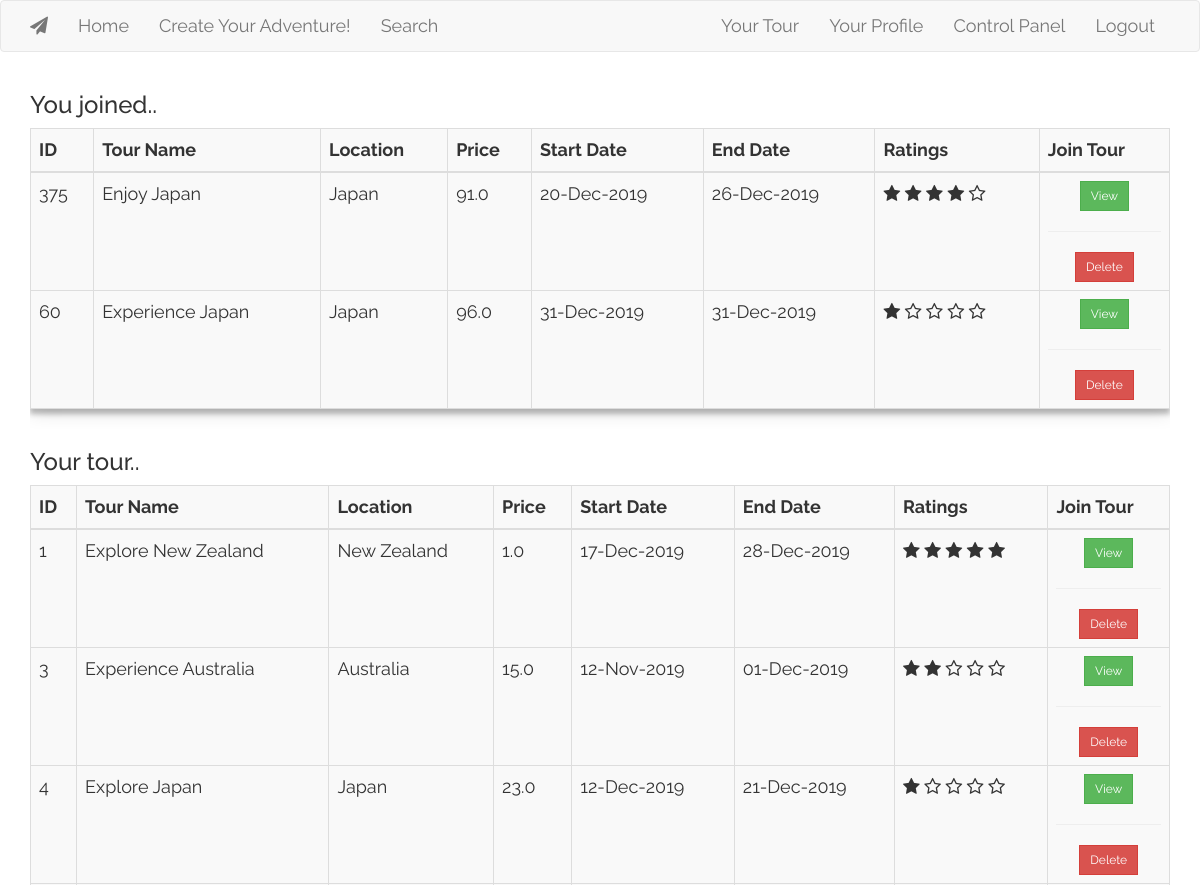
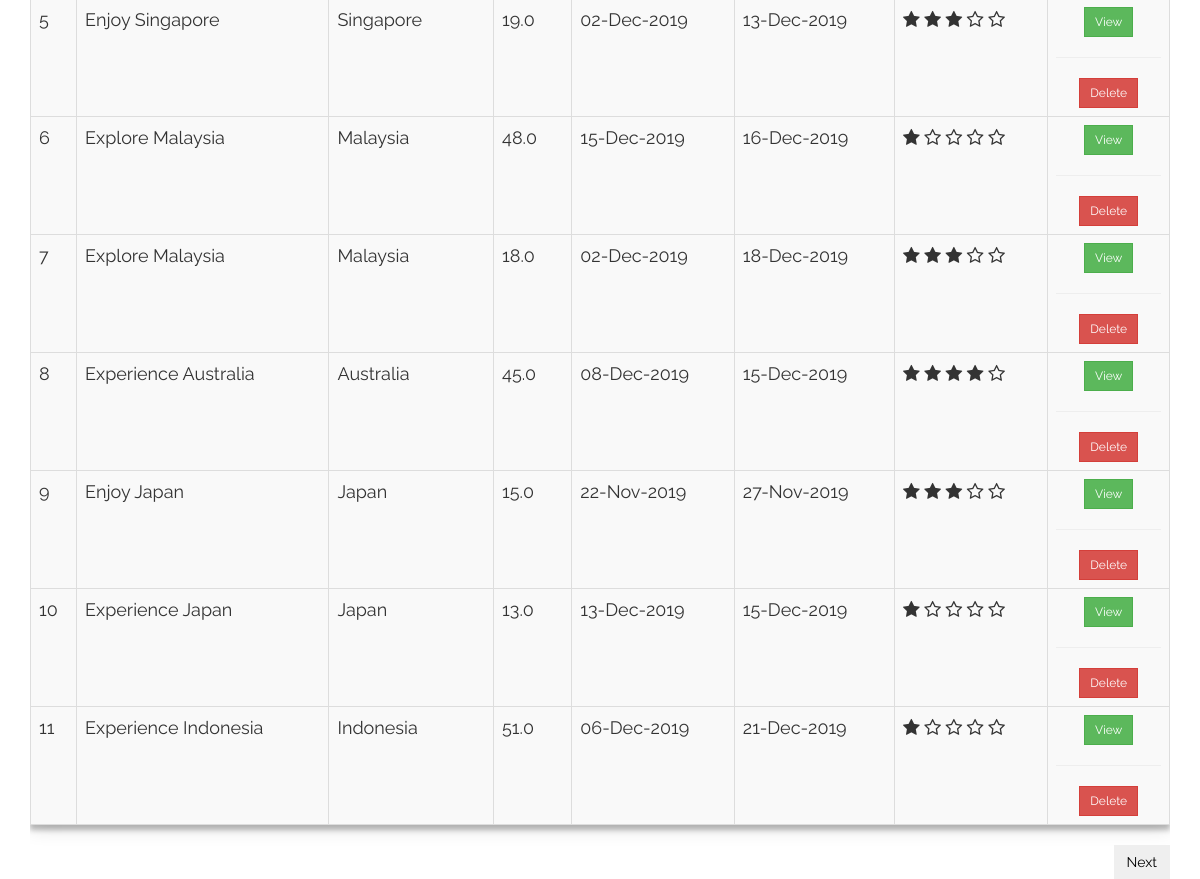
The page /joinedtours (signed in) on the database its author committed (2 pictures, top to bottom).
### app/models.py (models this page shows, shortened)
class Tour(database.Model):
    id = database.Column(database.Integer, primary_key=True)
    tour_name = database.Column(database.String(50))
    tour_description = database.Column(database.String(140))
    tour_location = database.Column(database.String(50))
    tour_price = database.Column(database.Float)
    start_date = database.Column(database.DateTime)
    end_date = database.Column(database.DateTime)
    timestamp = database.Column(database.DateTime, index=True, default=datetime.now)
    user_id = database.Column(database.Integer, database.ForeignKey('user.id'))
    ratings  = database.Column(database.Float)
    f_status = database.Column(database.Boolean, default = False)

### app/routes.py (the view)
@app.route('/joinedtours')
def joinedtours():
    tourparted = User.get_participated_tours(user_id = current_user.id)
    tourcreated = User.get_created_tours(user_id = current_user.id)
    page = request.args.get('page', 1, type=int)
    tourcreated = tourcreated.paginate(page, 10, False)
    next_url = url_for('joinedtours', page=tourcreated.next_num) if tourcreated.has_next else None
    prev_url = url_for('joinedtours', page=tourcreated.prev_num) if tourcreated.has_prev else None
    return render_template('joinedtour.html',  tourcreated = tourcreated.items, tourpart = tourparted, next_url = next_url, prev_url = prev_url)

### app/__init__.py (called while the page is built)
def format_datetime(value, format='medium'):
    if format == 'full':
        format="EEEE, d. MMMM y 'at' HH:mm"
    elif format == 'medium':
        format="dd-MMM-y"
    return babel.dates.format_datetime(value, format)

### app/models.py (called while the page is built)
@login.user_loader
def load_user(id):
    return User.query.get(int(id))

    @staticmethod
    def get_participated_tours(user_id, tour_participated = []):
        tour_participated = Tour.query.join(TourParticipant, (TourParticipant.tour_id == Tour.id)).filter(and_(TourParticipant.user_id == user_id, Tour.f_status != True))
        return tour_participated

    @staticmethod
    def get_created_tours(user_id, tour_participated = []):
        tour_created = Tour.query.filter(and_(Tour.user_id == user_id, Tour.f_status != True))
        return tour_created

### app/templates/joinedtour.html (shortened to what this page needs)
{% extends "base.html" %}
{% block app_content %}
<h3>You joined..</h3>
<div class = "table-responsive">
<table class = "table table-striped table-hover table-bordered table-responsive align-middle">
 <thead>
        <tr>
                <th>ID</th>
                <th>Tour Name</th>
                <th>Location</th>
                <th>Price</th>
                <th>Start Date</th>
                <th>End Date</th>
                <th>Ratings</th>
                <th>Join Tour</th>
        </tr>
 </thead>
 <tbody>
                {% for tourjoined in tourpart %}
                <tr>
                    <td>{{tourjoined.id}}</td>
                    <td>{{tourjoined.tour_name}}</td>
                    <td>{{tourjoined.tour_location}}</td>
                    <td>{{tourjoined.tour_price}}</td>
                    <td>{{tourjoined.start_date|datetime}}</td>
                    <td>{{tourjoined.end_date|datetime}}</td>
                    <td>
                        <div class="star-rating main" data-toggle = "tooltip" data-placement="right" title = "{{ tourjoined.ratings }}  stars" >
                        <span class="fa fa-star-o" data-rating="1"></span>
                        <span class="fa fa-star-o" data-rating="2"></span>
                        <span class="fa fa-star-o" data-rating="3"></span>
                        <span class="fa fa-star-o" data-rating="4"></span>
                        <span class="fa fa-star-o" data-rating="5"></span>
                        </div>
                    </td>
                    <td style = "text-align: center">
                        <a href="{{ url_for('viewtour', id=tourjoined.id) }}"><button class = "btn btn-secondary btn-sm btn-success">{{ ('View') }}</a></button>
                        {% if current_user.id == tourjoined.user_id or current_user.access == 'admin' %}
                            <hr><a href="{{ url_for('deletetour', id=tourjoined.id) }}"><button class = "btn btn-secondary btn-sm btn-danger">{{ ('Delete') }}</a></button>
                        {% endif %}
                    </td>
                </tr>
                {% endfor %}
</tbody>
</table>
</div>
<h3>Your tour..</h3>
<div class = "table-responsive">
<table class = "table table-striped table-hover table-bordered table-responsive align-middle">
 <thead>
        <tr>
                <th>ID</th>
                <th>Tour Name</th>
                <th>Location</th>
                <th>Price</th>
                <th>Start Date</th>
                <th>End Date</th>
                <th>Ratings</th>
                <th>Join Tour</th>
        </tr>
 </thead>
 <tbody>
                {% for tour in tourcreated %}
                <tr>
                    <td>{{tour.id}}</td>
                    <td>{{tour.tour_name}}</td>
                    <td>{{tour.tour_location}}</td>
                    <td>{{tour.tour_price}}</td>
                    <td>{{tour.start_date|datetime}}</td>
                    <td>{{tour.end_date|datetime}}</td>
                    <td>
                        <div class="star-rating main" data-toggle = "tooltip" data-placement="right" title = "{{ tour.ratings }}  stars" >
                        <span class="fa fa-star-o" data-rating="1"></span>
                        <span class="fa fa-star-o" data-rating="2"></span>
                        <span class="fa fa-star-o" data-rating="3"></span>
                        <span class="fa fa-star-o" data-rating="4"></span>
                        <span class="fa fa-star-o" data-rating="5"></span>
                        </div>
                    </td>
                    <td style = "text-align: center">
                        <a href="{{ url_for('viewtour', id=tour.id) }}"><button class = "btn btn-secondary btn-sm btn-success">{{ ('View') }}</a></button>
                        {% if current_user.id == tour.user_id or current_user.access == 'admin' %}
                            <hr><a href="{{ url_for('deletetour', id=tour.id) }}"><button class = "btn btn-secondary btn-sm btn-danger">{{ ('Delete') }}</a></button>
                        {% endif %}
                    </td>
                </tr>
                {% endfor %}
</tbody>
</table>
{% if next_url %}
<a href="{{ next_url }}"><button style = "float: right; color: black" class = "btn square submit">{{ ('Next') }}</button></a>
{% endif %}
</div>
{% endblock %}

### app/static/main.css (style rules this page uses)
table { width: 100% !important; align-content: center !important; box-shadow: 0 0 20px 0 rgba(0, 0, 0, 0.2), 0 5px 5px 0 rgba(0, 0, 0, 0.24); background: #F9F9F9; }
body { font: 18px Raleway, sans-serif !important; }
a, a:hover, a:active, a:visited { color: white; }
.submit { -webkit-transition-duration: 0.4s; transition-duration: 0.4s; }
.btn { border-radius: 0; }

### rows shown on the page
Tour: id "375", tour_name "Enjoy Japan", tour_location "Japan", tour_price "91.0", start_date "20-Dec-2019", end_date "26-Dec-2019", value "View", value "Delete"
Tour: id "60", tour_name "Experience Japan", tour_location "Japan", tour_price "96.0", start_date "31-Dec-2019", end_date "31-Dec-2019", value "View", value "Delete"
Tour: id "1", tour_name "Explore New Zealand", tour_location "New Zealand", tour_price "1.0", start_date "17-Dec-2019", end_date "28-Dec-2019", value "View", value "Delete"
Tour: id "3", tour_name "Experience Australia", tour_location "Australia", tour_price "15.0", start_date "12-Nov-2019", end_date "01-Dec-2019", value "View", value "Delete"
Tour: id "4", tour_name "Explore Japan", tour_location "Japan", tour_price "23.0", start_date "12-Dec-2019", end_date "21-Dec-2019", value "View", value "Delete"
Tour: id "5", tour_name "Enjoy Singapore", tour_location "Singapore", tour_price "19.0", start_date "02-Dec-2019", end_date "13-Dec-2019", value "View", value "Delete"
Tour: id "6", tour_name "Explore Malaysia", tour_location "Malaysia", tour_price "48.0", start_date "15-Dec-2019", end_date "16-Dec-2019", value "View", value "Delete"
Tour: id "7", tour_name "Explore Malaysia", tour_location "Malaysia", tour_price "18.0", start_date "02-Dec-2019", end_date "18-Dec-2019", value "View", value "Delete"
Tour: id "8", tour_name "Experience Australia", tour_location "Australia", tour_price "45.0", start_date "08-Dec-2019", end_date "15-Dec-2019", value "View", value "Delete"
Tour: id "9", tour_name "Enjoy Japan", tour_location "Japan", tour_price "15.0", start_date "22-Nov-2019", end_date "27-Nov-2019", value "View", value "Delete"
Tour: id "10", tour_name "Experience Japan", tour_location "Japan", tour_price "13.0", start_date "13-Dec-2019", end_date "15-Dec-2019", value "View", value "Delete"
Tour: id "11", tour_name "Experience Indonesia", tour_location "Indonesia", tour_price "51.0", start_date "06-Dec-2019", end_date "21-Dec-2019", value "View", value "Delete"

### other values the page prints
{{ ('Next') }} "Next"
